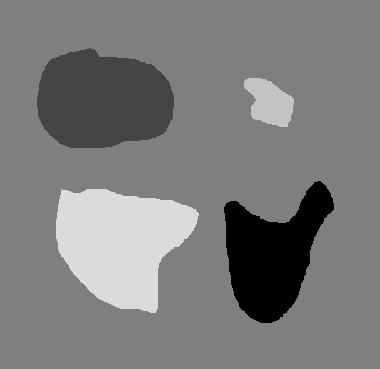
%> input picture ch05/toyobjects.png, 380 x 369 px
$ octave ch05_activecontour.m   (GNU Octave 9; MATLAB toolbox functions it lacks are replaced by stand-ins)
%> lines starting %> are read from the running program, lines starting %| are printed output that depends on the picture; in (x1, y1, x2, y2) boxes, pixels count from 0 and x2, y2 are one past the last pixel; in counts of white or black regions, pixels touching at a corner belong together; the program's own positions count from 1
I = rgb2gray(imread('toyobjects.png'));
%> I: size 369x380 uint8; min 0, max 219, mean 123.2
imshow(I)
hold on
title('Original Image');

%Specify initial contour location close to the object that is to be segmented.
s = size(I);
%> s = [369 380]
mask = zeros(s(1:2));
mask(50:150,40:170) = 1;
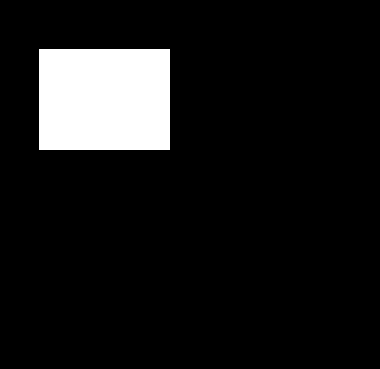
%> mask: size 369x380 double; values 0 (black) and 1 (white), 9.4% white; 1 white region, box (x1, y1, x2, y2) and area: (39, 49, 170, 150) 13231

%Display the initial contour on the original image in blue.
visboundaries(mask,'Color','b');

%Segment the image using the 'edge' method and 200 iterations.

for n =1:200
    imshow(I);
    hold on;
%> (the run ends here)
